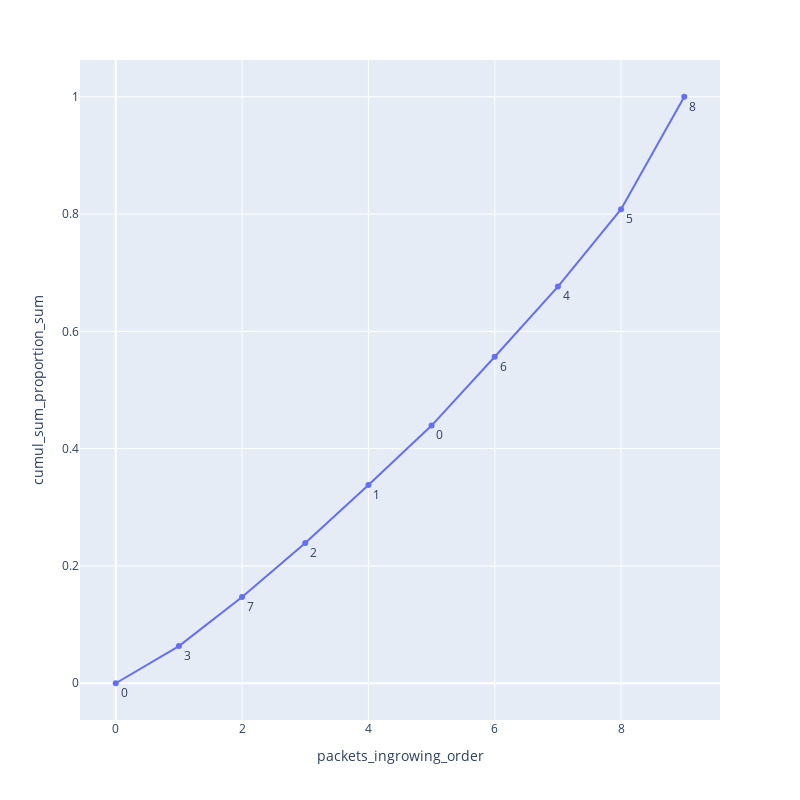

Notebook code cell kept with this figure:
### Code cell
gini_recalculated = calculating_gini_index(recalculated_packet_result)
gini_recalculated

### Figure 1 — Plotly figure (JSON) as saved in the notebook; plotly's stock layout.template omitted (floating-point values rounded to 4 significant figures)
{"data": [{"hovertemplate": "packets_ingrowing_order=%{x}<br>cumul_sum_proportion_sum=%{y}<br>number_of_node=%{text}<extra></extra>", "legendgroup": "", "line": {"color": "#636efa", "dash": "solid"}, "marker": {"symbol": "circle"}, "mode": "lines+markers+text", "name": "", "orientation": "v", "showlegend": false, "text": [0, 3, 7, 2, 1, 0, 6, 4, 5, 8], "textposition": "bottom right", "type": "scatter", "x": [0, 1, 2, 3, 4, 5, 6, 7, 8, 9], "xaxis": "x", "y": [0, 0.06333, 0.147, 0.239, 0.338, 0.4393, 0.5567, 0.6763, 0.8083, 1], "yaxis": "y"}], "layout": {"height": 800, "legend": {"tracegroupgap": 0}, "margin": {"t": 60}, "width": 800, "xaxis": {"anchor": "y", "domain": [0, 1], "title": {"text": "packets_ingrowing_order"}}, "yaxis": {"anchor": "x", "domain": [0, 1], "title": {"text": "cumul_sum_proportion_sum"}}}}
